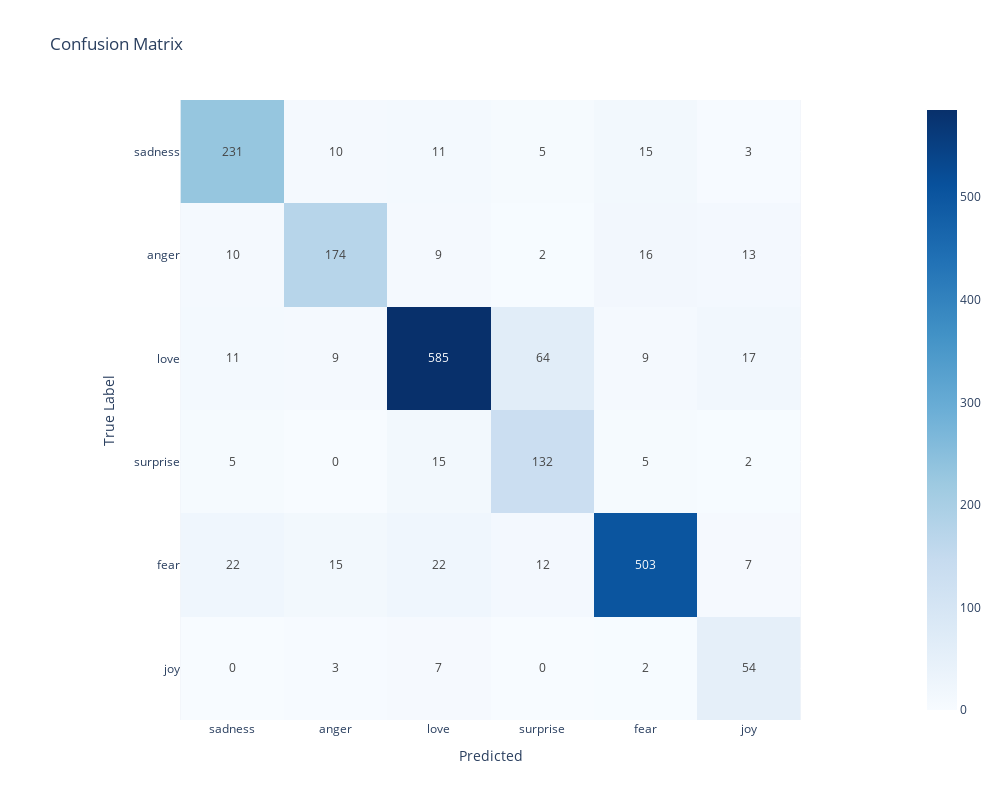

Here is the notebook cell this chart was saved with:
### Markdown cell above
## 1 - Baseline model with balancer

### Code cell
model = Model(X_train, y_train, X_test, y_test, MultinomialNB(), TfidfVectorizer(), balancer=SMOTE(random_state=42))
model.transform()
model.fit()
y_pred = model.predict()
model.report(y_pred, class_labels)

### Figure 1 — Plotly figure (JSON) as saved in the notebook; plotly's stock layout.template omitted (floating-point values rounded to 4 significant figures)
{"data": [{"coloraxis": "coloraxis", "hovertemplate": "Predicted: %{x}<br>True Label: %{y}<br>color: %{z}<extra></extra>", "name": "0", "texttemplate": "%{z}", "type": "heatmap", "x": ["sadness", "anger", "love", "surprise", "fear", "joy"], "xaxis": "x", "y": ["sadness", "anger", "love", "surprise", "fear", "joy"], "yaxis": "y", "z": [[231, 10, 11, 5, 15, 3], [10, 174, 9, 2, 16, 13], [11, 9, 585, 64, 9, 17], [5, 0, 15, 132, 5, 2], [22, 15, 22, 12, 503, 7], [0, 3, 7, 0, 2, 54]]}], "layout": {"coloraxis": {"colorscale": [[0, "rgb(247,251,255)"], [0.125, "rgb(222,235,247)"], [0.25, "rgb(198,219,239)"], [0.375, "rgb(158,202,225)"], [0.5, "rgb(107,174,214)"], [0.625, "rgb(66,146,198)"], [0.75, "rgb(33,113,181)"], [0.875, "rgb(8,81,156)"], [1, "rgb(8,48,107)"]]}, "height": 800, "title": {"text": "Confusion Matrix"}, "width": 1000, "xaxis": {"anchor": "y", "constrain": "domain", "domain": [0, 1], "scaleanchor": "y", "title": {"text": "Predicted"}}, "yaxis": {"anchor": "x", "autorange": "reversed", "constrain": "domain", "domain": [0, 1], "title": {"text": "True Label"}}}}
